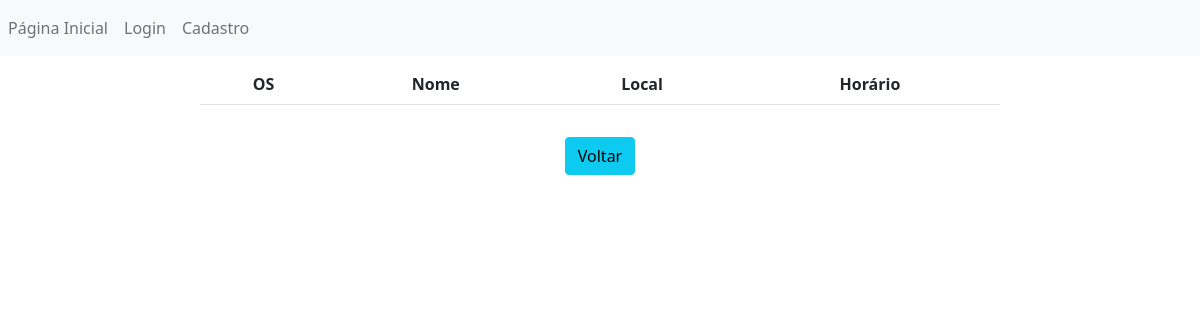
Before: /lista/ with the older database file.
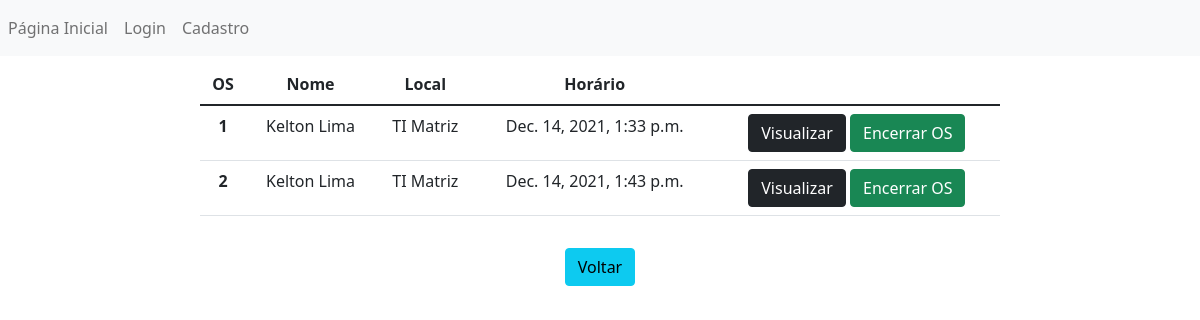
After: the same page with the newer database file.
### app_osrm/models.py (models this page shows)
class InserirDados(models.Model):
    nome = models.ForeignKey(User,on_delete=models.CASCADE)
    placa_patrimonio = models.IntegerField(blank=True)
    local = models.CharField(max_length=100)
    problema = models.TextField(max_length=300)
    horarioInsercao = models.DateTimeField(default=datetime.datetime.now, blank=True)

### users/models.py (models this page shows)
class User(AbstractUser):
    tecnico = models.BooleanField(null=True, blank=True)

### app_osrm/views.py (the view)
# urls.py: path('lista/', lista, name="lista"),
def lista(request):
    data = {}
    data['db'] = InserirDados.objects.all()
    return render(request, 'lista.html', data)

### templates/lista.html (shortened to what this page needs)
<!DOCTYPE html>
<html lang="pt-br">
<head>
    <link href="https://cdn.jsdelivr.net/npm/bootstrap@5.1.3/dist/css/bootstrap.min.css" rel="stylesheet">
</head>
<body>
    <nav class="navbar navbar-expand-lg navbar-light bg-light">
        <div class="collapse navbar-collapse" id="navbarSupportedContent">
          <ul class="navbar-nav mr-auto">
            {% if user.is_authenticated %}
            <li class="nav-item active">
                <a class="nav-link">Olá, {{ user.username }}!<span class="sr-only"></span></a>
            </li>
            <li class="nav-item active">
                <a class="nav-link" href="{% url 'dashboard' %}">Dashboard<span class="sr-only"></span></a>
            </li>
            <li class="nav-item active">
                <a class="nav-link" href="{% url 'form' %}">Requisição de Serviço<span class="sr-only"></span></a>
            </li>
            <li class="nav-item active">
                <a class="nav-link" href="{% url 'lista' %}">Visualizar Requisições<span class="sr-only"></span></a>
            </li>
            <li class="nav-item active">
                <a class="nav-link" href="{% url 'logout' %}">Sair<span class="sr-only"></span></a>
            </li>
            {% else %}
            <li class="nav-item active">
                <a class="nav-link" href="">Página Inicial</a>
            </li>
            <li class="nav-item active">
                <a class="nav-link" href="{% url 'login' %}">Login</a>
            </li>
            <li class="nav-item active">
                <a class="nav-link" href="{% url 'cadastro' %}">Cadastro</a>
            </li>
            {% endif %}
          </ul>
        </div>
    </nav>
    <div class="col-8 m-auto pt-2 pb-2 text-center">
        <table class="table">
            <thead class="thead-dark">
                <tr>
                    <th scope="col">OS</th>
                    <th scope="col">Nome</th>
                    <th scope="col">Local</th>
                    <th scope="col">Horário</th>
                </tr>
            </thead>
            <tbody>
                {% for dbs in db %}
                    <tr>
                        <th scope="row">{{dbs.id}}</th>
                        <td>{{dbs.nome}}</td>
                        <td>{{dbs.local}}</td>
                        <td>{{dbs.horarioInsercao}}</td>
                        <td>
                            <a href="/view/{{dbs.id}}" class="btn btn-dark">Visualizar</a>
                            <a href="/view/{{dbs.id}}" class="btn btn-success">Encerrar OS</a>
                        </td>
                    </tr>
                {% endfor %}
            </tbody>
        </table>
</div>
<div class="col-8 m-auto pt-2 pb-2 text-center">
    <a href="/" class="btn btn-info">Voltar</a>
</div>
</body>
</html>

Changed rows visible on the page:
added InserirDados: id "1", nome "Kelton Lima", local "TI Matriz", horarioInsercao "Dec. 14, 2021, 1:33 p.m."
added InserirDados: id "2", nome "Kelton Lima", local "TI Matriz", horarioInsercao "Dec. 14, 2021, 1:43 p.m."
